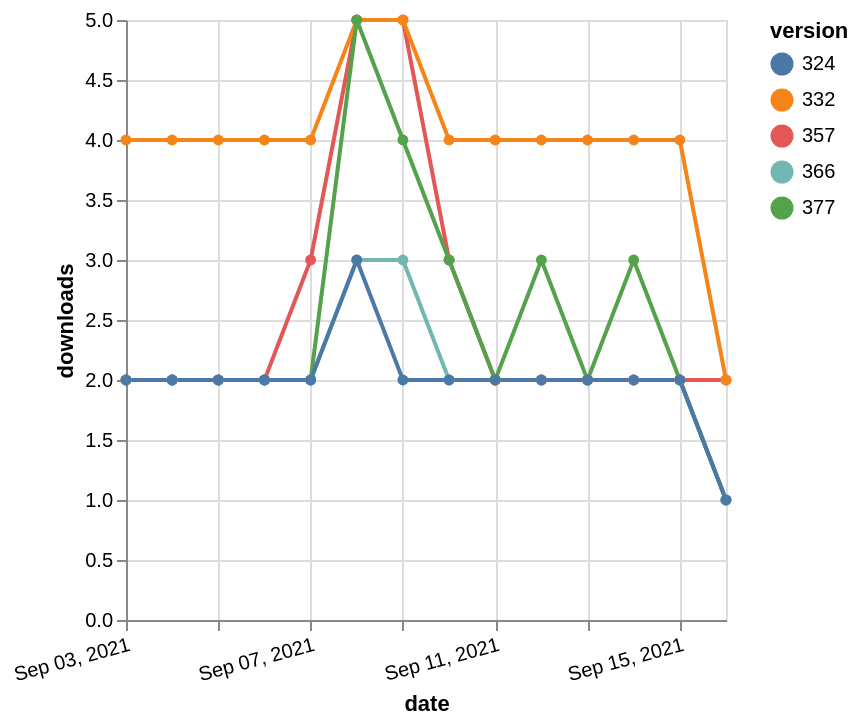

Express this chart as Vega-Lite.
### Vega-Lite specification from a JSON file in a GitHub repository (floating-point values rounded to 4 significant figures)
{"$schema": "https://vega.github.io/schema/vega-lite/v5.json", "description": "A simple bar chart with embedded data.", "data": {"values": [{"date": "2021-09-03", "total": 2332, "delta": 2, "version": "366"}, {"date": "2021-09-04", "total": 2334, "delta": 2, "version": "366"}, {"date": "2021-09-05", "total": 2336, "delta": 2, "version": "366"}, {"date": "2021-09-06", "total": 2338, "delta": 2, "version": "366"}, {"date": "2021-09-07", "total": 2340, "delta": 2, "version": "366"}, {"date": "2021-09-08", "total": 2343, "delta": 3, "version": "366"}, {"date": "2021-09-09", "total": 2346, "delta": 3, "version": "366"}, {"date": "2021-09-10", "total": 2348, "delta": 2, "version": "366"}, {"date": "2021-09-11", "total": 2350, "delta": 2, "version": "366"}, {"date": "2021-09-12", "total": 2352, "delta": 2, "version": "366"}, {"date": "2021-09-13", "total": 2354, "delta": 2, "version": "366"}, {"date": "2021-09-14", "total": 2356, "delta": 2, "version": "366"}, {"date": "2021-09-15", "total": 2358, "delta": 2, "version": "366"}, {"date": "2021-09-16", "total": 2359, "delta": 1, "version": "366"}, {"date": "2021-09-03", "total": 2916, "delta": 2, "version": "357"}, {"date": "2021-09-04", "total": 2918, "delta": 2, "version": "357"}, {"date": "2021-09-05", "total": 2920, "delta": 2, "version": "357"}, {"date": "2021-09-06", "total": 2922, "delta": 2, "version": "357"}, {"date": "2021-09-07", "total": 2925, "delta": 3, "version": "357"}, {"date": "2021-09-08", "total": 2930, "delta": 5, "version": "357"}, {"date": "2021-09-09", "total": 2935, "delta": 5, "version": "357"}, {"date": "2021-09-10", "total": 2938, "delta": 3, "version": "357"}, {"date": "2021-09-11", "total": 2940, "delta": 2, "version": "357"}, {"date": "2021-09-12", "total": 2942, "delta": 2, "version": "357"}, {"date": "2021-09-13", "total": 2944, "delta": 2, "version": "357"}, {"date": "2021-09-14", "total": 2946, "delta": 2, "version": "357"}, {"date": "2021-09-15", "total": 2948, "delta": 2, "version": "357"}, {"date": "2021-09-16", "total": 2950, "delta": 2, "version": "357"}, {"date": "2021-09-03", "total": 4981, "delta": 4, "version": "332"}, {"date": "2021-09-04", "total": 4985, "delta": 4, "version": "332"}, {"date": "2021-09-05", "total": 4989, "delta": 4, "version": "332"}, {"date": "2021-09-06", "total": 4993, "delta": 4, "version": "332"}, {"date": "2021-09-07", "total": 4997, "delta": 4, "version": "332"}, {"date": "2021-09-08", "total": 5002, "delta": 5, "version": "332"}, {"date": "2021-09-09", "total": 5007, "delta": 5, "version": "332"}, {"date": "2021-09-10", "total": 5011, "delta": 4, "version": "332"}, {"date": "2021-09-11", "total": 5015, "delta": 4, "version": "332"}, {"date": "2021-09-12", "total": 5019, "delta": 4, "version": "332"}, {"date": "2021-09-13", "total": 5023, "delta": 4, "version": "332"}, {"date": "2021-09-14", "total": 5027, "delta": 4, "version": "332"}, {"date": "2021-09-15", "total": 5031, "delta": 4, "version": "332"}, {"date": "2021-09-16", "total": 5033, "delta": 2, "version": "332"}, {"date": "2021-09-03", "total": 2144, "delta": 2, "version": "377"}, {"date": "2021-09-04", "total": 2146, "delta": 2, "version": "377"}, {"date": "2021-09-05", "total": 2148, "delta": 2, "version": "377"}, {"date": "2021-09-06", "total": 2150, "delta": 2, "version": "377"}, {"date": "2021-09-07", "total": 2152, "delta": 2, "version": "377"}, {"date": "2021-09-08", "total": 2157, "delta": 5, "version": "377"}, {"date": "2021-09-09", "total": 2161, "delta": 4, "version": "377"}, {"date": "2021-09-10", "total": 2164, "delta": 3, "version": "377"}, {"date": "2021-09-11", "total": 2166, "delta": 2, "version": "377"}, {"date": "2021-09-12", "total": 2169, "delta": 3, "version": "377"}, {"date": "2021-09-13", "total": 2171, "delta": 2, "version": "377"}, {"date": "2021-09-14", "total": 2174, "delta": 3, "version": "377"}, {"date": "2021-09-15", "total": 2176, "delta": 2, "version": "377"}, {"date": "2021-09-16", "total": 2177, "delta": 1, "version": "377"}, {"date": "2021-09-03", "total": 2528, "delta": 2, "version": "324"}, {"date": "2021-09-04", "total": 2530, "delta": 2, "version": "324"}, {"date": "2021-09-05", "total": 2532, "delta": 2, "version": "324"}, {"date": "2021-09-06", "total": 2534, "delta": 2, "version": "324"}, {"date": "2021-09-07", "total": 2536, "delta": 2, "version": "324"}, {"date": "2021-09-08", "total": 2539, "delta": 3, "version": "324"}, {"date": "2021-09-09", "total": 2541, "delta": 2, "version": "324"}, {"date": "2021-09-10", "total": 2543, "delta": 2, "version": "324"}, {"date": "2021-09-11", "total": 2545, "delta": 2, "version": "324"}, {"date": "2021-09-12", "total": 2547, "delta": 2, "version": "324"}, {"date": "2021-09-13", "total": 2549, "delta": 2, "version": "324"}, {"date": "2021-09-14", "total": 2551, "delta": 2, "version": "324"}, {"date": "2021-09-15", "total": 2553, "delta": 2, "version": "324"}, {"date": "2021-09-16", "total": 2554, "delta": 1, "version": "324"}]}, "width": "container", "mark": {"type": "line", "point": {"filled": true}}, "encoding": {"x": {"field": "date", "type": "temporal", "timeUnit": "yearmonthdate", "title": "date", "axis": {"labelAngle": -15}}, "y": {"field": "delta", "type": "quantitative", "title": "downloads"}, "color": {"field": "version", "type": "nominal"}, "tooltip": {"field": "delta"}}}
